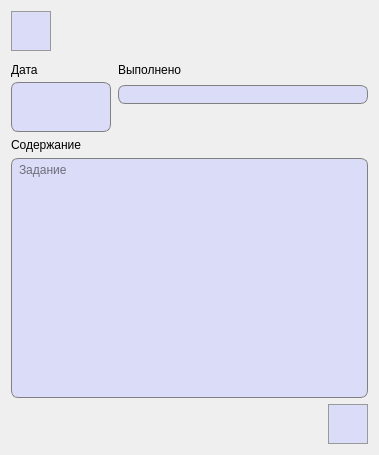
<?xml version="1.0" encoding="UTF-8"?>
<ui version="4.0">
 <class>UpdateTask</class>
 <widget class="QDialog" name="UpdateTask">
  <property name="geometry">
   <rect>
    <x>0</x>
    <y>0</y>
    <width>379</width>
    <height>455</height>
   </rect>
  </property>
  <property name="windowTitle">
   <string>Редактирование информации о задании</string>
  </property>
  <layout class="QGridLayout" name="gridLayout_2">
   <item row="0" column="0">
    <widget class="QPushButton" name="backToViewInfoButton">
     <property name="minimumSize">
      <size>
       <width>40</width>
       <height>40</height>
      </size>
     </property>
     <property name="styleSheet">
      <string notr="true">QPushButton {
	background-color: #dbdcf7;
	border: 1px solid #999999;
}

QPushButton:hover {
	background-color: #d5d6f0;
	border: 1px solid #acacac;
}

QPushButton:pressed {
	background-color: #cbcde6;
	border: 2px solid #999999;
}</string>
     </property>
     <property name="text">
      <string/>
     </property>
     <property name="icon">
      <iconset resource="images.qrc">
       <normaloff>:/images/backToView.png</normaloff>:/images/backToView.png</iconset>
     </property>
     <property name="iconSize">
      <size>
       <width>27</width>
       <height>27</height>
      </size>
     </property>
    </widget>
   </item>
   <item row="0" column="1">
    <spacer name="horizontalSpacer">
     <property name="orientation">
      <enum>Qt::Horizontal</enum>
     </property>
     <property name="sizeHint" stdset="0">
      <size>
       <width>40</width>
       <height>20</height>
      </size>
     </property>
    </spacer>
   </item>
   <item row="1" column="0" colspan="2">
    <layout class="QGridLayout" name="gridLayout">
     <property name="horizontalSpacing">
      <number>7</number>
     </property>
     <property name="verticalSpacing">
      <number>0</number>
     </property>
     <item row="0" column="0">
      <widget class="QLabel" name="label_8">
       <property name="minimumSize">
        <size>
         <width>0</width>
         <height>25</height>
        </size>
       </property>
       <property name="text">
        <string>Дата</string>
       </property>
      </widget>
     </item>
     <item row="0" column="1">
      <widget class="QLabel" name="label_2">
       <property name="minimumSize">
        <size>
         <width>0</width>
         <height>25</height>
        </size>
       </property>
       <property name="text">
        <string>Выполнено</string>
       </property>
      </widget>
     </item>
     <item row="1" column="0">
      <widget class="QLineEdit" name="dateLine">
       <property name="minimumSize">
        <size>
         <width>100</width>
         <height>25</height>
        </size>
       </property>
       <property name="maximumSize">
        <size>
         <width>100</width>
         <height>16777215</height>
        </size>
       </property>
       <property name="font">
        <font>
         <pointsize>10</pointsize>
        </font>
       </property>
       <property name="styleSheet">
        <string notr="true">QLineEdit {
	border: 1px solid gray;
    border-radius: 7px;
    background-color: #dbdcf7;
	padding-left: 3px;
	border-bottom-left-radius: 0px;
	border-bottom-right-radius: 0px;
	border-bottom: none;
}</string>
       </property>
      </widget>
     </item>
     <item row="1" column="1">
      <widget class="QLineEdit" name="isFulfilledLine">
       <property name="font">
        <font>
         <pointsize>10</pointsize>
        </font>
       </property>
       <property name="styleSheet">
        <string notr="true">QLineEdit {
	border: 1px solid gray;
    border-radius: 7px;
    background-color: #dbdcf7;
	padding-left: 3px;
}</string>
       </property>
      </widget>
     </item>
     <item row="2" column="0">
      <widget class="QLineEdit" name="timeLine">
       <property name="minimumSize">
        <size>
         <width>100</width>
         <height>25</height>
        </size>
       </property>
       <property name="maximumSize">
        <size>
         <width>100</width>
         <height>16777215</height>
        </size>
       </property>
       <property name="font">
        <font>
         <pointsize>10</pointsize>
        </font>
       </property>
       <property name="styleSheet">
        <string notr="true">QLineEdit {
	border: 1px solid gray;
    border-radius: 7px;
    background-color: #dbdcf7;
	padding-left: 3px;
	border-top-left-radius: 0px;
	border-top-right-radius: 0px;
	border-top: none;
}</string>
       </property>
      </widget>
     </item>
    </layout>
   </item>
   <item row="2" column="0" colspan="2">
    <layout class="QGridLayout" name="gridLayout_3">
     <item row="1" column="0" colspan="2">
      <widget class="QTextEdit" name="contentLine">
       <property name="styleSheet">
        <string notr="true">QTextEdit {
	border: 1px solid gray;
    border-radius: 7px;
    background-color: #dbdcf7;
	padding-left: 3px;
}</string>
       </property>
       <property name="placeholderText">
        <string>Задание</string>
       </property>
      </widget>
     </item>
     <item row="2" column="0">
      <spacer name="horizontalSpacer_2">
       <property name="orientation">
        <enum>Qt::Horizontal</enum>
       </property>
       <property name="sizeHint" stdset="0">
        <size>
         <width>40</width>
         <height>20</height>
        </size>
       </property>
      </spacer>
     </item>
     <item row="0" column="0" colspan="2">
      <widget class="QLabel" name="label">
       <property name="text">
        <string>Содержание</string>
       </property>
      </widget>
     </item>
     <item row="2" column="1">
      <widget class="QPushButton" name="saveUpdatedInfo">
       <property name="minimumSize">
        <size>
         <width>40</width>
         <height>40</height>
        </size>
       </property>
       <property name="styleSheet">
        <string notr="true">QPushButton {
	background-color: #dbdcf7;
	border: 1px solid #999999;
}

QPushButton:hover {
	background-color: #d5d6f0;
	border: 1px solid #acacac;
}

QPushButton:pressed {
	background-color: #cbcde6;
	border: 2px solid #999999;
}</string>
       </property>
       <property name="text">
        <string/>
       </property>
       <property name="icon">
        <iconset resource="images.qrc">
         <normaloff>:/images/save.png</normaloff>:/images/save.png</iconset>
       </property>
       <property name="iconSize">
        <size>
         <width>27</width>
         <height>27</height>
        </size>
       </property>
      </widget>
     </item>
    </layout>
   </item>
  </layout>
 </widget>
 <resources>
  <include location="images.qrc"/>
 </resources>
 <connections/>
</ui>
